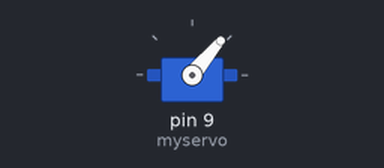
Simulated run of this sketch. Board: Arduino Uno, built with avr-gcc and run on an emulated ATmega328P. Parts: servo.

Above: at 0.05 s.
Timing chart, 0 to 3.0 s (numbered marks = the images above):
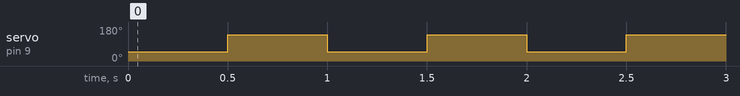

The sketch:

Servo_Fast_Sweep.ino
```cpp
#include <Servo.h>

Servo myservo;  // create servo object to control a servo. A maximum of eight servo objects can be created

void setup()
{
  myservo.attach(9);  // attaches the servo on pin 9 to the servo object
}

void loop()
{
    myservo.write(50);
    delay(500);
    myservo.write(140);
    delay(500);
  }
```

Measured:
- by itself, servo on pin 9 (myservo): alternates 140° for 0.50 s and 50° for 0.50 s
